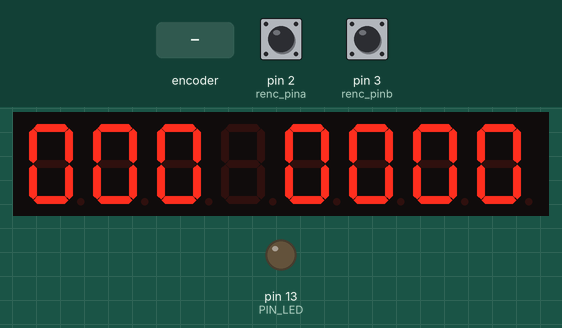
Bench run of a sketch on a simulated Arduino Uno, built with avr-gcc and run on an emulated ATmega328P. Parts: 8-digit seven-segment display, output pins drawn as LEDs (lit = HIGH). Dashed ring = blinking. The test bench sets the inputs (shaded band); at power-on: pin 2 (renc_pina) HIGH, pin 3 (renc_pinb) HIGH. What the sketch prints to the serial monitor is not drawn.

Above: at 1.2 s.
1.3 s: rotary encoder on pin 2 (renc_pina) / pin 3 (renc_pinb) turned 3 steps (first pin leading)
At 2.2 s:
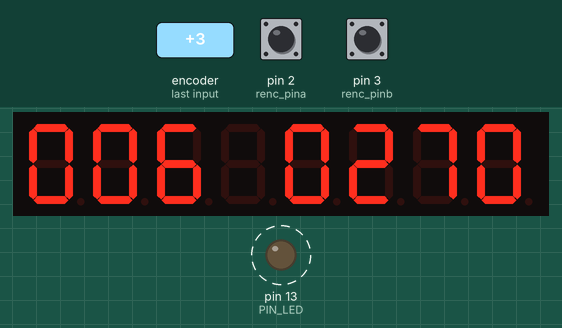
3.4 s: rotary encoder on pin 2 (renc_pina) / pin 3 (renc_pinb) turned 3 steps (first pin leading)
At 4.28 s:
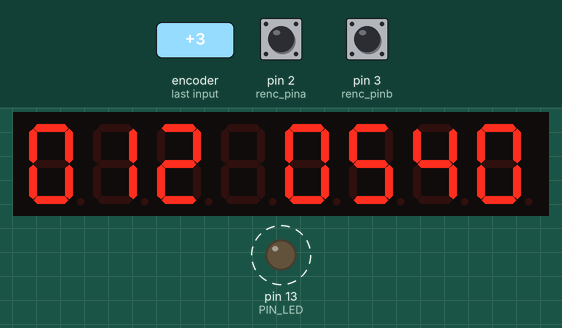
Timing chart, 0 to 13.0 s (numbered marks = the images above; inputs shaded):
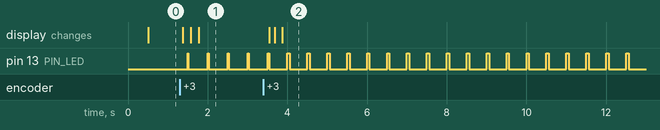

Measured:
- after the input at 1.3 s, pin 13 (PIN_LED): alternates HIGH for 0.03 s and LOW for 0.47 s, starting after 0.20 s; the display: first changes after 0.08 s (image 1 shows a later state)
- after the input at 3.4 s, the display: first changes after 0.14 s (image 2 shows a later state)

The sketch:

power-ctl.ino
```cpp
// power-ctl.ino

#include <stdlib.h>
#include <Wire.h>
#include "LedControl.h"


#define INTERVAL 500  // milliseconds
// #define MAX_W 3600
#define MAX_W 4500
#define PCT_STEP 2
#define PCT_MIN 0
#define PCT_MAX 100

LedControl led(8, 9, 10, 1);
#define PIN_LED 13
#define I2C_ADDR 69
#define BUFSZ 80
char buf[BUFSZ];
volatile signed char pct;
signed char pct_last;

static int renc_pina = 2;
static int renc_pinb = 3;

// let's us know when we're expecting a rising edge on renc_pina
// to signal that the encoder has arrived at a detent
volatile byte flag_a = 0;

// let's us know when we're expecting a rising edge on renc_pinb
// to signal that the encoder has arrived at a detent
// (opposite direction to when flag_a is set)
volatile byte flag_b = 0;

// This variable stores our current value of encoder position.
// Change to int or uin16_t instead of byte if you want to record
// a larger range than 0-255
volatile byte enc = 0;

// stores the last encoder position value so we can compare
// to the current reading and see if it has changed
// (so we know when to print to the serial monitor)
volatile byte oldEncPos = 0;

// somewhere to store the direct values we read from our
// interrupt pins before checking to see if we have moved a whole detent
volatile byte reading = 0;


void int_pina() {
  cli();
  reading = PIND & 0x0C;
  if(reading == B00001100 && flag_a) {
      pct -= PCT_STEP;
      if (pct < PCT_MIN) pct = PCT_MIN;
      flag_b = 0;
      flag_a = 0;
  }
  else if (reading == B00000100)
      flag_b = 1;
  sei();
}

void int_pinb() {
  cli();
  reading = PIND & 0x0C;
  if (reading == B00001100 && flag_b) {
      pct += PCT_STEP;
      if (pct > PCT_MAX) pct = PCT_MAX;
      flag_b = 0;
      flag_a = 0;
  }
  else if (reading == B00001000)
      flag_a = 1;
  sei();
}


void led_pwr(unsigned i)
{
    i = i > 9999 ? 9999 : i;
    led.setDigit(0, 3, i / 1000, 0);
    led.setDigit(0, 2, (i%1000) / 100, 0);
    led.setDigit(0, 1, (i%100) / 10, 0);
    led.setDigit(0, 0, i % 10, 0);
}

void led_pct(unsigned i)
{
    i = i > 999 ? 999 : i;
    led.setDigit(0, 7, (i%1000) / 100, 0);
    led.setDigit(0, 6, (i%100) / 10, 0);
    led.setDigit(0, 5, i % 10, 0);
}


void recv_i2c(int n)
{
    char c = Wire.read();
    switch (c) {
    case 'P':
        if (Wire.available() >= 1)
            pct = Wire.read();
        break;
    }
    while (Wire.available() > 0) c = Wire.read();
}

void send_i2c()
{
    Wire.write(pct);
}


void setup()
{
    pinMode(PIN_LED, OUTPUT);
    digitalWrite(PIN_LED, LOW);
    Serial.begin(115200);
    Wire.begin(I2C_ADDR);
    Wire.onReceive(recv_i2c);
    Wire.onRequest(send_i2c);
    pinMode(renc_pina, INPUT_PULLUP);
    pinMode(renc_pinb, INPUT_PULLUP);
    attachInterrupt(0, int_pina, RISING);
    attachInterrupt(1, int_pinb, RISING);

    /*The MAX72XX is in power-saving mode on startup*/
    led.shutdown(0, false);
    /* Set the brightness to a medium values */
    led.setIntensity(0, 2);
    /* and clear the display */
    led.clearDisplay(0);

    pct = 0;
    pct_last = pct;
    Serial.println("Setup() complete.");
}


void loop()
{
    unsigned long t, tt, t_on, t_off, t_next;
    signed char updown = 1;
    unsigned char n;

    delay(INTERVAL - (millis()%INTERVAL));
    t_next = 0;

    Serial.println("Starting loop");
    led_pct(pct);
    led_pwr((MAX_W * pct) / 100);

    n = 0;
    while(1) {
        ++n;
        t = millis();
        tt = t - (t%INTERVAL);
        if (t > t_next) {
            t_next = tt + INTERVAL;
            t_on = tt;
            t_off = tt + pct * (INTERVAL/100);
            continue;
        }

        if (pct > 0 && t >= t_on && t < t_off) {
            // led ON
            digitalWrite(PIN_LED, HIGH);
        }
        else if (t >= t_off) {
            // led OFF
            digitalWrite(PIN_LED, LOW);
        }

        // do other stuff here

        if (pct != pct_last) {
            led_pct(pct);
            led_pwr((MAX_W * pct) / 100);
            // snprintf(buf, BUFSZ, "pct %02d", pct);
            // Serial.println(buf);
            pct_last = pct;
        }
    }
}

// EOF
```
